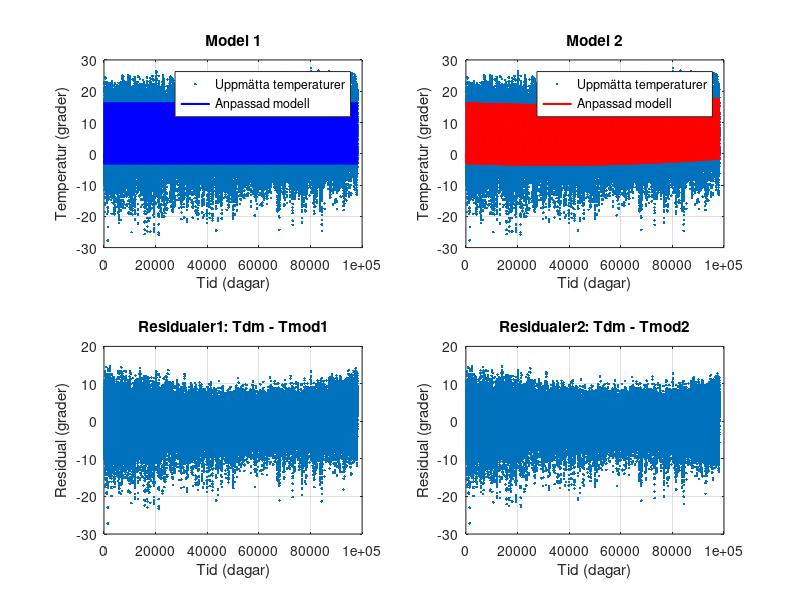

This chart was generated by the following MATLAB code:
clear all

load STHLMTEMP

format long

% Konstant
k = 2*pi/365;

% Antalet punkter
n = length(Tdm);
% Tidsvektor (dagar)
t = (1:n)';

% Modell 1
% Anonym funktion för modellen
model1 = @(c, t) c(1) + c(2)*sin(k*t) + c(3)*cos(k*t) + c(4)*sin(2*k*t) + c(5)*cos(2*k*t);
% Skapa matris A1
A1 = [ones(n, 1), sin(k*t), cos(k*t), sin(2*k*t), cos(2*k*t)];
% Få fram c med MKV, vi har A1c = Tdm, 
% så vi löser normalekvationen (A1')A1c=(A1')Tdm med
% c = A1'*A1\(A1'*Tdm), vilket är samma som (i princip)
c = A1\Tdm;
% Differensvektor mellan mätpunkterna och den anpassade modellen (residualen)
residuals1 = Tdm - model1(c, t); % Same as Tdm - A1 * c;
% Minstakvadratsumman
least_squares_sum1 = sum(residuals1.^2);

% Modell 2
% Anonym funktion för modellen
model2 = @(a, t) a(1) + a(2)*t + a(3)*t.^2 + a(4)*sin(k*t) + a(5)*cos(k*t) + a(6)*sin(2*k*t) + a(7)*cos(2*k*t);
% Skapa matris A1
A2 = [ones(n, 1), t, t.^2, sin(k*t), cos(k*t), sin(2*k*t), cos(2*k*t)];
% Ta fram a med MKV
a = A2\Tdm;
% Differensvektor mellan mätpunkterna och den anpassade modellen (residualen)
residuals2 = Tdm - model2(a, t); 
% Minstakvadratsumman
least_squares_sum2 = sum(residuals2.^2);

% Modellvärden
disp("c0 = " + c(1))
disp("c1 = " + c(2))
disp("c2 = " + c(3))
disp("c3 = " + c(4))
disp("c4 = " + c(5))

% Plota modell 1
subplot(2, 2, 1) % Dela in fiiguren i en 2x2 grid
plot(t, Tdm, '.', 'LineWidth', 1.5) % Plota varje datapunkt med en punkt
hold on
plot(t, model1(c, t), 'b', 'LineWidth', 1.5) % Plota modellen med en blå linje
legend('Uppmätta temperaturer', 'Anpassad modell', 'Location', 'Best')
xlabel('Tid (dagar)')
ylabel('Temperatur (grader)')
title('Model 1')
grid on

% Plota modell 2
subplot(2,2,2)
plot(t, Tdm, '.', 'LineWidth', 1.5)
hold on
plot(t, model2(a, t), 'r', 'LineWidth', 1.5)
legend('Uppmätta temperaturer', 'Anpassad modell', 'Location', 'Best')
xlabel('Tid (dagar)')
ylabel('Temperatur (grader)')
title('Model 2')
grid on

% Plota residual 1
subplot(2, 2, 3)
plot(t, residuals1, '.', 'LineWidth', 1.5)
xlabel('Tid (dagar)')
ylabel('Residual (grader)')
title('Residualer1: Tdm - Tmod1')
grid on

% Plota residual 2
subplot(2, 2, 4)
plot(t, residuals2, '.', 'LineWidth', 1.5)
xlabel('Tid (dagar)')
ylabel('Residual (grader)')
title('Residualer2: Tdm - Tmod2')
grid on

disp("minstakvadratsumman modell 1 = " + least_squares_sum1);
disp("minstakvadratsumman modell 2 = " + least_squares_sum2);

% d) 

% Svar på frågor:
% Minstakvadratsumman är mindre för modell 2 vilket också går att avläsa
% marginellt när man jämför residualernas grafer

% e) 

% Svar på frågor:
% Runt 1850 sker det en ökning av dygnsmedeltemperaturen. Det kan
% vara pågrund av den inustriella relolutionen, som såg en ökning i
% förbrännelse av fossila bränslen, vilket bidrar till den globala
% uppvärmningnen. 


